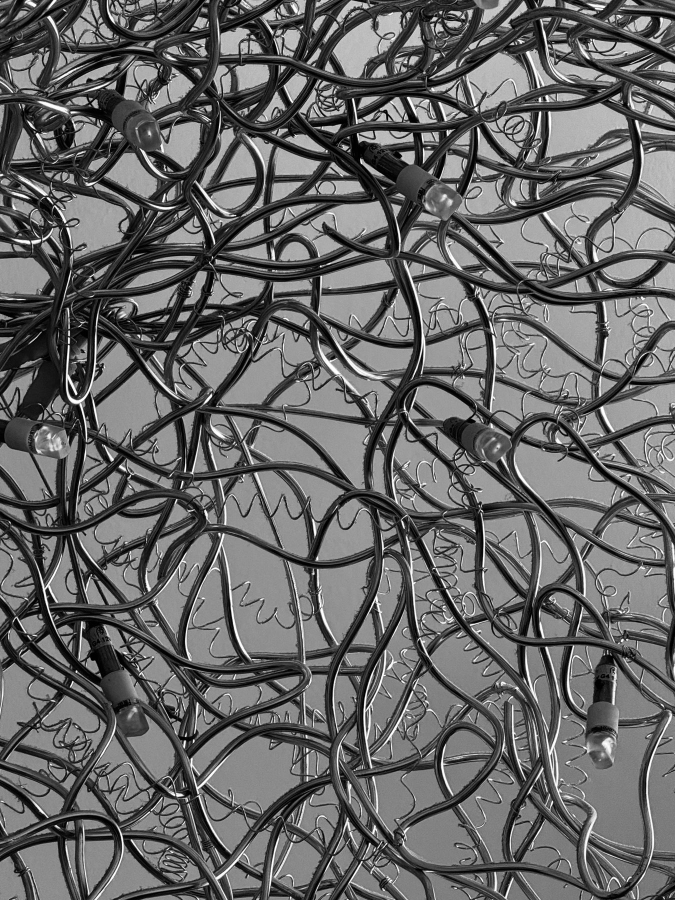
#> input picture assets/img/cables.jpg, 1350 x 1800 px (shown at 1/2 size)
$ python -i make_stills_loop.py   (imports and definitions only)
#> lines starting #> are read from the running program, lines starting #| are printed output that depends on the picture
# -*- coding: utf-8 -*-
"""
Build a background loop out of still photographs.

    python tools/make_stills_loop.py <name> <a.jpg> <b.jpg> [...]

The photographs are turned monochrome and cross-dissolved into one another
on a cosine, so the sequence arrives back exactly where it started and the
repeat is invisible. Each frame also breathes on the same cosine, which
returns to its own starting scale for the same reason.

Writes assets/video/<name>.mp4 and <name>-poster.jpg.
"""
import math
import os
import shutil
import subprocess
import sys

import imageio_ffmpeg
from PIL import Image, ImageEnhance, ImageOps

# [1 line that did not run here, left out]
ROOT = os.path.dirname(os.path.dirname(os.path.abspath(__file__)))
DST = os.path.join(ROOT, "assets", "video")

WIDTH, HEIGHT = 1280, 720
FPS = 25
SECONDS_PER_IMAGE = 8.0
ZOOM = 0.06          # how far each photograph breathes
CONTRAST = 1.12
ROTATE = True        # upside down


def prepare(path):
    """Monochrome, contrast-lifted, cropped to fill the frame with room to zoom."""
#> called with path = '../assets/img/cables.jpg'
    im = Image.open(path)
#> im is the input picture: PIL image 1350x1800 RGB; min 0, max 255, mean 101.9
    im = ImageOps.exif_transpose(im).convert("L")
#> im: PIL image 1350x1800 L
    if ROTATE:
        im = im.rotate(180)
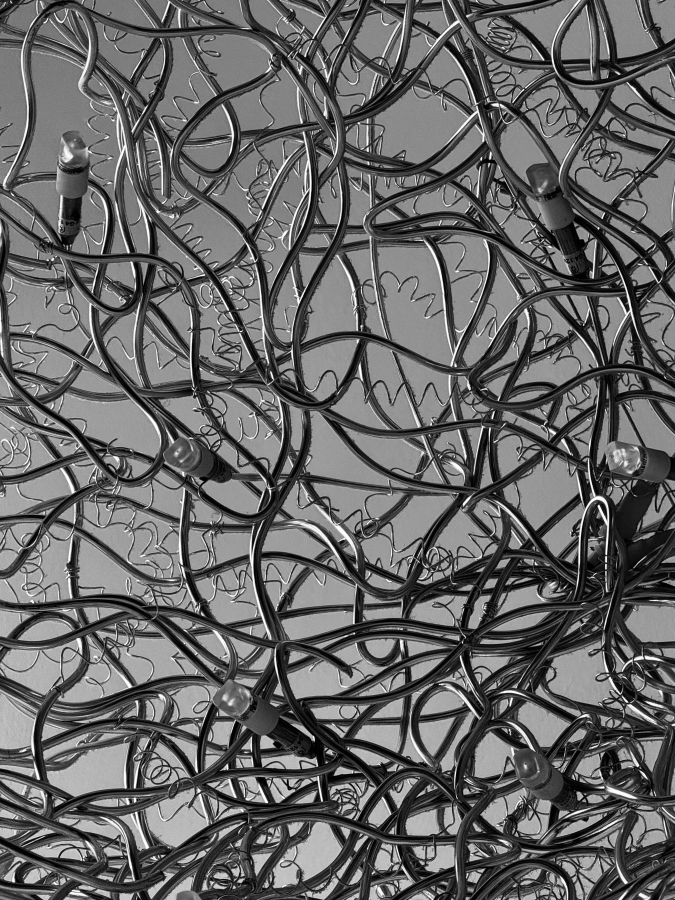
#> im: PIL image 1350x1800 L (shown at 1/2 size); min 0, max 255, mean 101.9
    im = ImageEnhance.Contrast(im).enhance(CONTRAST)
    big = (int(WIDTH * (1 + ZOOM * 2)), int(HEIGHT * (1 + ZOOM * 2)))
    return ImageOps.fit(im, big, Image.LANCZOS, centering=(0.5, 0.5)).convert("RGB")
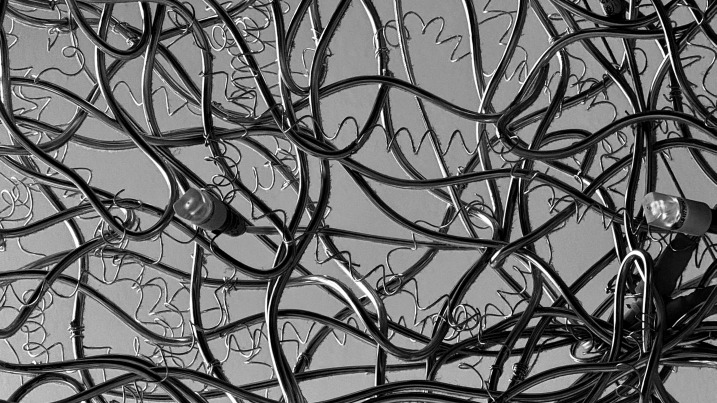
#> returned value: PIL image 1433x806 RGB (shown at 1/2 size); min 0, max 255, mean 105.1


# [60 lines left out: functions framed, main, not called in this run]


# [2 lines not run here, left out]

>>> result = prepare('../assets/img/cables.jpg')

$ run again, on assets/img/city-02.webp
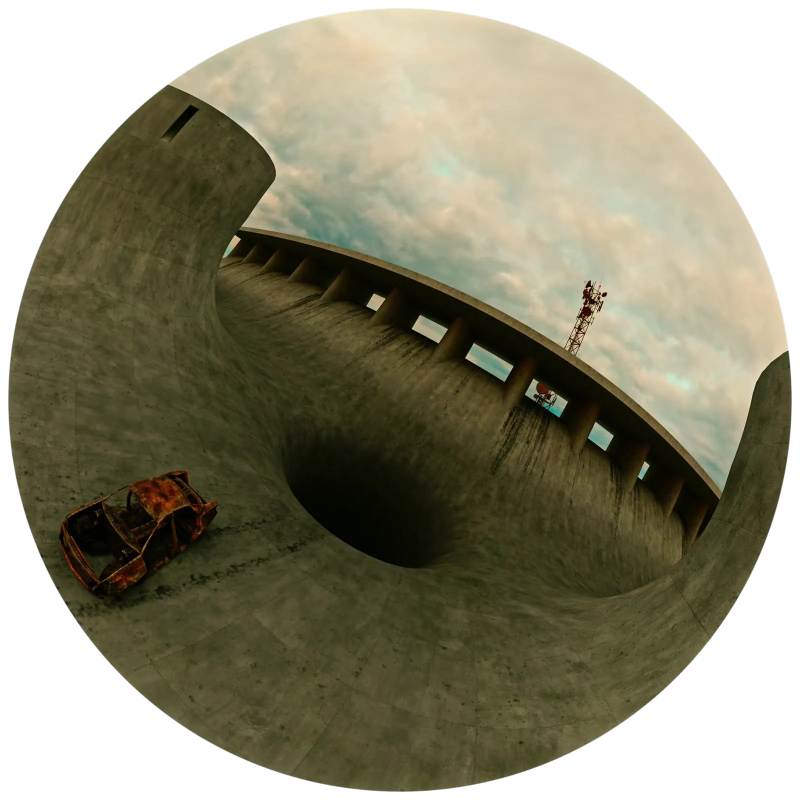
#> input picture assets/img/city-02.webp, 1600 x 1600 px (shown at 1/2 size)
#> in prepare, im is the input picture: PIL image 1600x1600 RGBA; mean R, G, B, A 80.8, 77.7, 56.2, 192
#> in prepare, `im = im.rotate(180)`:
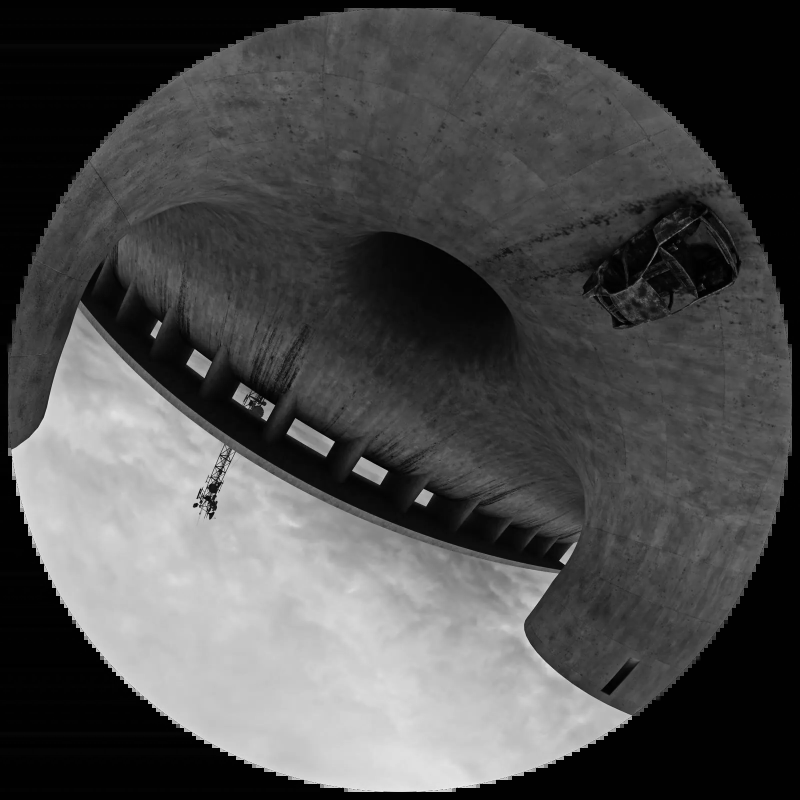
#> im: PIL image 1600x1600 L (shown at 1/2 size); min 0, max 249, mean 76.1
#> in prepare, `return ImageOps.fit(im, big, Image.LANCZOS, centering=(0.5, 0.5)).conv..`:
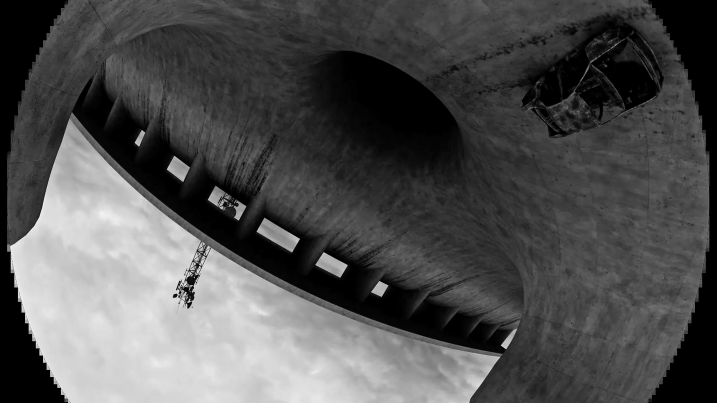
#> returned value: PIL image 1433x806 RGB (shown at 1/2 size); min 0, max 255, mean 80.7
